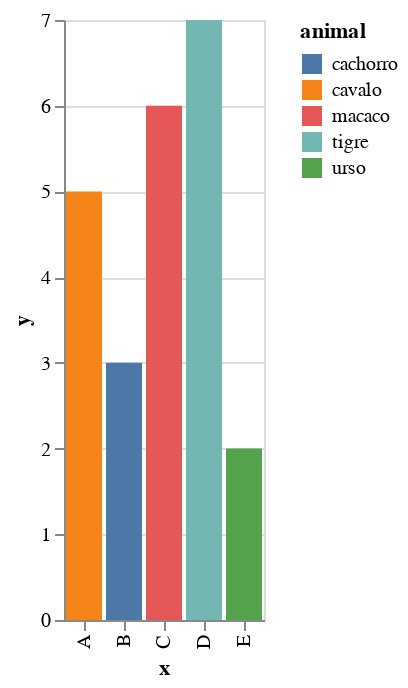

Notebook code for this chart:
### Markdown cell above
Podemos ler dados no Altair de quatro tipos:
* Pandas DataFrame
* Dado ou objeto relacionado (por exemplo, uma URL)
* Uma string apontando para um json ou csv
* Um objeto que suporte __geo_interface__ (eg. Geopandas GeoDataFrame, Shapely Geometries, GeoJSON Objects)

No caso abaixo, leremos um dataframe pandas.

### Code cell
dado = pd.DataFrame({'x': ['A', 'B', 'C', 'D', 'E'],
                     'y': [5, 3, 6, 7, 2], 'animal':['cavalo','cachorro','macaco','tigre','urso']})
alt.Chart(dado).mark_bar().encode(
    x='x',
    y='y',
    color = 'animal'
)

### Figure 1 — Vega-Lite specification as saved in the notebook (floating-point values rounded to 4 significant figures)
{"config": {"view": {"continuousWidth": 400, "continuousHeight": 300}}, "data": {"name": "data-398561d0023480aa3c071fad47f0e7eb"}, "mark": "bar", "encoding": {"color": {"type": "nominal", "field": "animal"}, "x": {"type": "nominal", "field": "x"}, "y": {"type": "quantitative", "field": "y"}}, "$schema": "https://vega.github.io/schema/vega-lite/v4.0.2.json", "datasets": {"data-398561d0023480aa3c071fad47f0e7eb": [{"x": "A", "y": 5, "animal": "cavalo"}, {"x": "B", "y": 3, "animal": "cachorro"}, {"x": "C", "y": 6, "animal": "macaco"}, {"x": "D", "y": 7, "animal": "tigre"}, {"x": "E", "y": 2, "animal": "urso"}]}}
